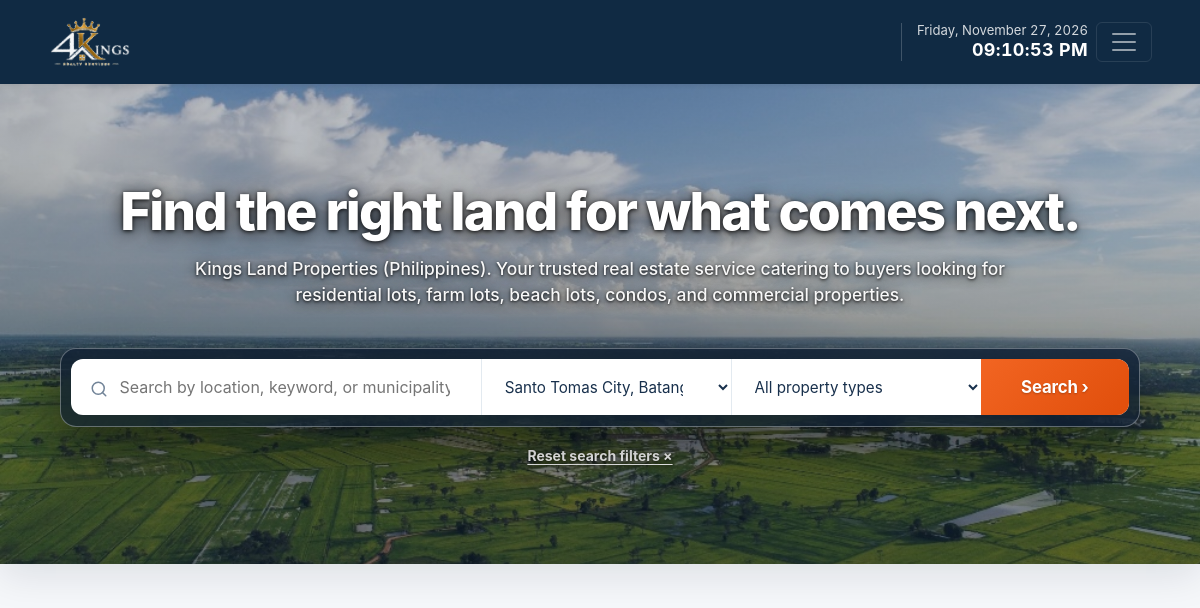
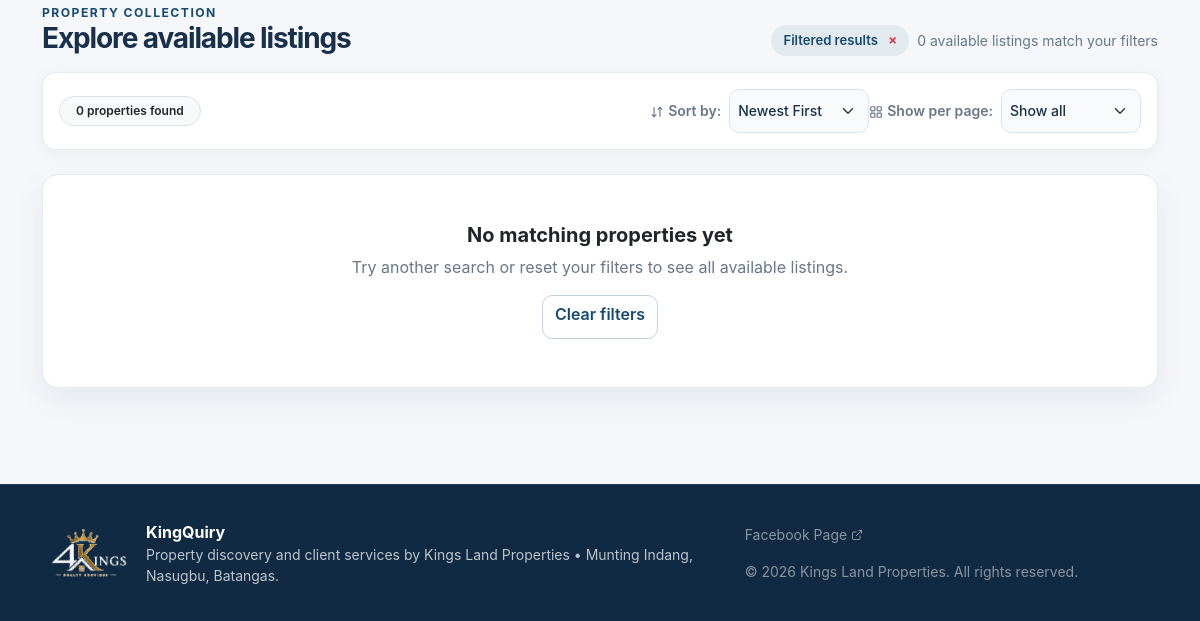
Before: /index.php?location_filter=28 with the older database file (2 pictures, top to bottom).
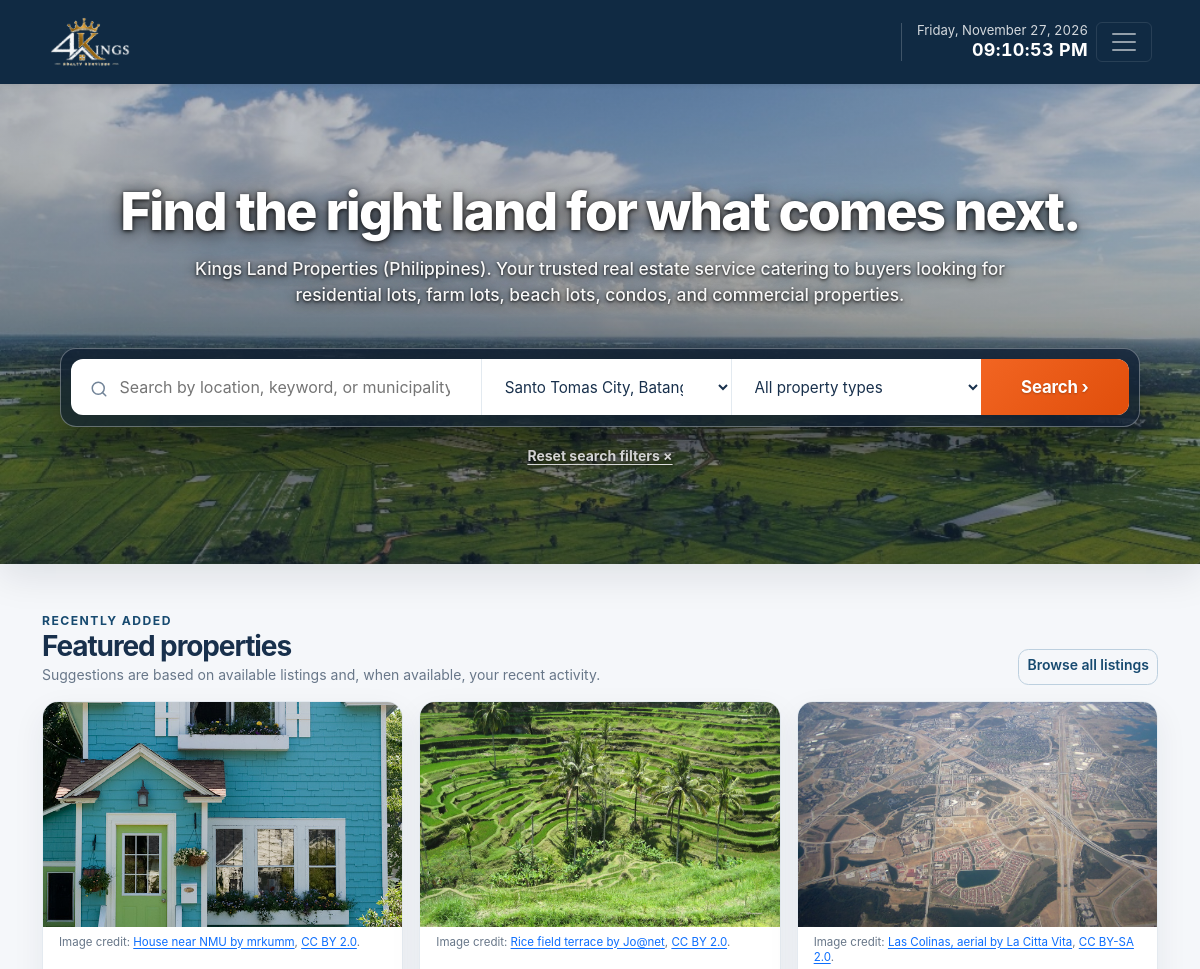
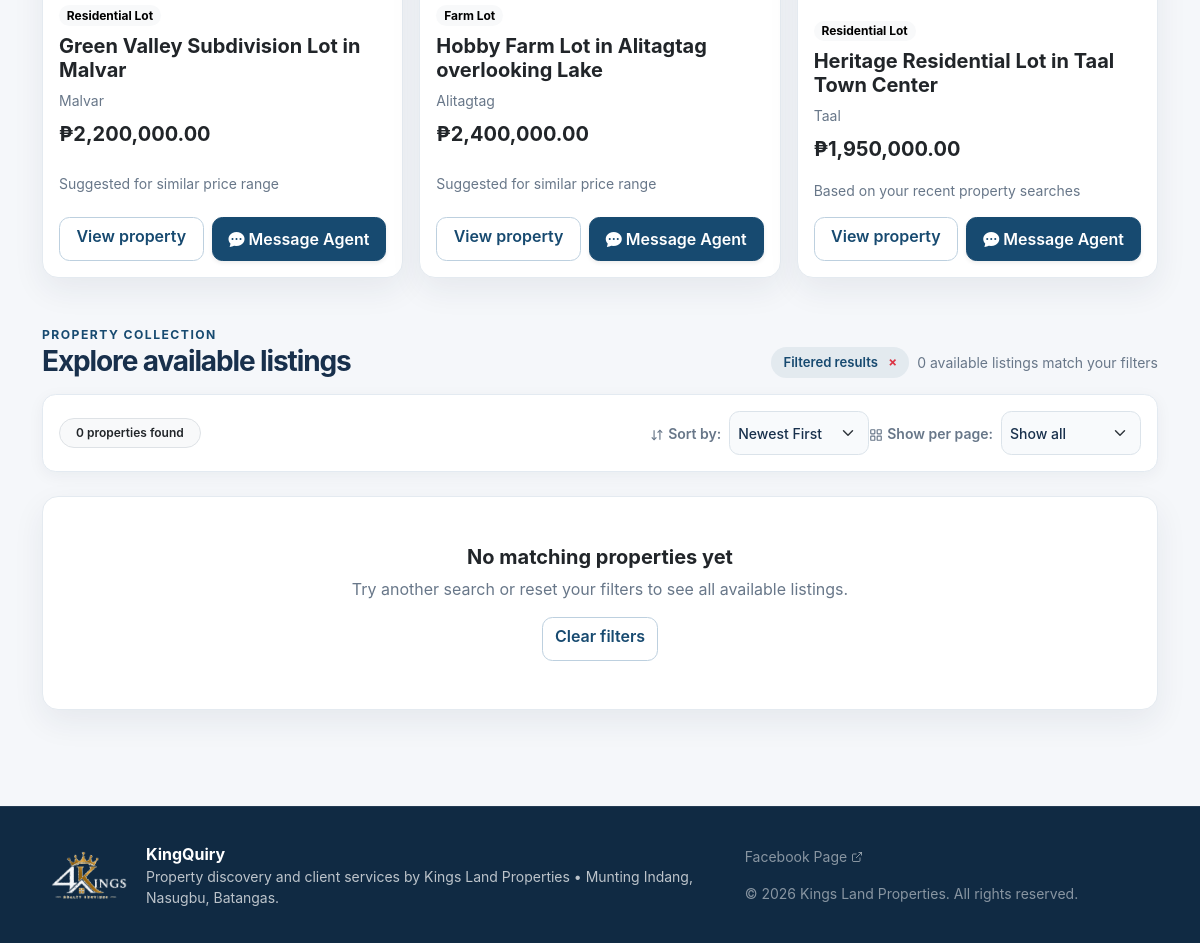
After: the same page with the newer database file (2 pictures, top to bottom).
### tables this page shows
CREATE TABLE IF NOT EXISTS properties (
    propertyID INT NOT NULL AUTO_INCREMENT,
    title VARCHAR(150) NOT NULL,
    description TEXT NOT NULL,
    price DECIMAL(12,2) NOT NULL,
    pricePerSqm DECIMAL(12,2) NOT NULL DEFAULT 0.00,
    location VARCHAR(200) NOT NULL,
    locationID INT UNSIGNED DEFAULT NULL,
    latitude DECIMAL(10, 7) DEFAULT NULL,
    longitude DECIMAL(10, 7) DEFAULT NULL,
    barangay VARCHAR(120) DEFAULT NULL,
    areaSqm DECIMAL(12,2) DEFAULT NULL,
    propertyType VARCHAR(50) NOT NULL,
    landCharacteristics TEXT DEFAULT NULL,
    status VARCHAR(50) DEFAULT 'Available',
    image VARCHAR(255) DEFAULT 'default.jpg',
    isDeleted TINYINT(1) NOT NULL DEFAULT 0,
    deletedAt TIMESTAMP NULL DEFAULT NULL,
    createdAt TIMESTAMP NOT NULL DEFAULT CURRENT_TIMESTAMP,
    PRIMARY KEY (propertyID),
    KEY idx_properties_location (locationID),
    CONSTRAINT fk_properties_location
        FOREIGN KEY (locationID)
        REFERENCES property_locations (locationID)
        ON UPDATE CASCADE
        ON DELETE SET NULL
);

CREATE TABLE IF NOT EXISTS property_locations (
    locationID INT UNSIGNED NOT NULL AUTO_INCREMENT,
    regionCode VARCHAR(10) NOT NULL,
    regionName VARCHAR(120) NOT NULL,
    provinceName VARCHAR(120) NOT NULL,
    municipalityName VARCHAR(120) NOT NULL,
    isActive TINYINT(1) NOT NULL DEFAULT 1,
    isDeleted TINYINT(1) NOT NULL DEFAULT 0,
    deletedAt TIMESTAMP NULL DEFAULT NULL,
    createdAt TIMESTAMP NOT NULL DEFAULT CURRENT_TIMESTAMP,
    PRIMARY KEY (locationID),
    UNIQUE KEY uq_property_location (regionCode, provinceName, municipalityName),
    KEY idx_property_location_active (isActive, regionCode, provinceName, municipalityName)
);

### includes/ml_recommender.php (called while the page is built, shortened)
<?php
if (!function_exists('kq_property_similarity_score')) {
    function kq_property_similarity_score(
        float $price,
        float $referencePrice,
        float $area,
        float $referenceArea,
        bool $categoryMatch,
        bool $locationMatch
    ): float {
        $priceProximity = 1.0 - (abs($price - $referencePrice) / max($price, $referencePrice, 1.0));
        $areaProximity = 1.0 - (abs($area - $referenceArea) / max($area, $referenceArea, 1.0));
        return (0.40 * max(0.0, $priceProximity))
            + (0.25 * (int) $categoryMatch)
            + (0.20 * (int) $locationMatch)
            + (0.15 * max(0.0, $areaProximity));
    }
}
if (!function_exists('kq_property_match_percentage')) {
    function kq_property_match_percentage(float $score): int
    {
        return (int) round(min(1.0, max(0.0, $score)) * 100);
    }
}
if (!function_exists('get_personalized_recommendations')) {
    function get_personalized_recommendations(mysqli $conn, ?int $clientID = null, int $excludePropertyID = 0, int $limit = 4): array
    {
        $targetPrice = null;
        $targetArea = null;
        $preferredCategory = '';
        $preferredLocationId = 0;
        if ($targetPrice === null && !empty($_SESSION['kq_search_history'])) {
            $recent = end($_SESSION['kq_search_history']);
            if (!empty($recent['locationId'])) {
                $preferredLocationId = (int) $recent['locationId'];
            }
            $reasonHint = "Based on your recent property searches";
        }
        $excludeSql = $excludePropertyID > 0 ? "AND p.propertyID <> $excludePropertyID" : "";
        $candidates = $conn->query("
            SELECT p.propertyID, p.title, p.price, p.pricePerSqm, p.areaSqm, p.propertyType,
                   p.locationID, p.location, p.barangay, p.image,
                   l.municipalityName, l.provinceName
            FROM properties p
            LEFT JOIN property_locations l ON l.locationID = p.locationID
            WHERE p.status = 'Available'
              AND p.isDeleted = 0
              AND LEFT(p.title, 8) <> '[SAMPLE]'
              $excludeSql
            ORDER BY p.propertyID DESC
            LIMIT 50
        ")->fetch_all(MYSQLI_ASSOC);
        if ($candidates === []) {
            return [];
        }
        $refPrice = $targetPrice ?? 2500000.0;
        $refArea = $targetArea ?? 450.0;
        foreach ($candidates as &$prop) {
            $price = (float) $prop['price'];
            $area = (float) ($prop['areaSqm'] ?? 500.0);
            $categoryMatch = (!empty($preferredCategory) && $prop['propertyType'] === $preferredCategory) ? 1.0 : 0.0;
            $locationMatch = ($preferredLocationId > 0 && (int)$prop['locationID'] === $preferredLocationId) ? 1.0 : 0.0;
            $score = kq_property_similarity_score(
                $price,
                $refPrice,
                $area,
                $refArea,
                $categoryMatch > 0,
                $locationMatch > 0
            );
            $matchPct = kq_property_match_percentage($score);
            $reasons = [];
            $priceProximity = 1.0 - (abs($price - $refPrice) / max($price, $refPrice, 1.0));
            if ($priceProximity > 0.8) $reasons[] = 'similar price range';
        }
        usort($candidates, static fn(array $a, array $b): int => $b['similarity_score'] <=> $a['similarity_score']);
        return array_slice($candidates, 0, $limit);
    }
}

### includes/property_images.php (called while the page is built, shortened)
<?php
function get_property_image_credit(string $filename): ?array
{
    return $credits[$filename] ?? null;
}

### includes/property_categories.php (called while the page is built, shortened)
<?php
function property_type_labels(): array
{
    return [
        'Residential' => 'Residential Lot',
        'Commercial' => 'Commercial Property',
        'Farmlot' => 'Farm Lot',
        'Beachlot' => 'Beach Lot',
        'Condo' => 'Condo',
        'House and Lot' => 'House and Lot',
        'Townhouse' => 'Townhouse',
        'Apartment' => 'Apartment',
        'Warehouse' => 'Warehouse',
        'Office Space' => 'Office Space',
        'Resort' => 'Resort',
    ];
}

### includes/auth.php (called while the page is built, shortened)
<?php
function normalized_user_role(?array $user): ?string
{
    if (!is_array($user) || !isset($user['role']) || !is_string($user['role'])) {
        return null;
    }
    return normalize_role_name($user['role']);
}
function user_has_role(?array $user, string ...$roles): bool
{
    $userRole = normalized_user_role($user);
    if ($userRole === null) {
        return false;
    }
    return false;
}

### index.php (the view, shortened to what the rows shown need)
<?php
include 'config/db.php';
require_once 'includes/property_categories.php';
require_once 'includes/property_images.php';
require_once 'includes/ml_recommender.php';
include 'includes/header.php';
$categoryLabels = property_type_labels();
$userRole = normalized_user_role($_SESSION['user'] ?? null);
$isStaffUser = user_has_role($_SESSION['user'] ?? null, 'Sales Agent', 'Agent', 'Admin');
$currentClientId = isset($_SESSION['user']['userID']) && $userRole === 'Client'
    ? (int) $_SESSION['user']['userID']
    : null;
$featuredProperties = get_personalized_recommendations($conn, $currentClientId, 0, 3);
?>
<section class="hero-banner">
    <div class="hero-content">
        <h1 class="hero-title">Find the right land for what comes next.</h1>
    </div>
</section>
<div class="container py-4 py-lg-5">
<?php if ($featuredProperties !== []): ?>
    <section class="mb-5" id="featured-properties" aria-labelledby="featured-properties-title">
        <div class="d-flex flex-column flex-sm-row align-items-sm-end justify-content-between gap-2 mb-3">
            <div>
                <h2 class="page-title h3 mb-0" id="featured-properties-title">Featured properties</h2>
            </div>
        </div>
        <div class="row g-3">
            <?php foreach ($featuredProperties as $featuredProperty):
                $featuredImage = basename((string) ($featuredProperty['image'] ?? ''));
                $featuredImagePath = __DIR__ . '/assets/images/' . $featuredImage;
                $hasFeaturedImage = $featuredImage !== '' && $featuredImage !== 'default.jpg' && is_file($featuredImagePath);
                $featuredImageCredit = $hasFeaturedImage ? get_property_image_credit($featuredImage) : null;
            ?>
                <div class="col-md-6 col-xl-4">
                    <article class="card h-100 overflow-hidden">
                        <?php if ($hasFeaturedImage): ?>
                            <img src="assets/images/<?= rawurlencode($featuredImage) ?>" class="property-card-image" alt="<?= htmlspecialchars($featuredImageCredit ? 'Illustrative photo for ' . $featuredProperty['title'] : (string) $featuredProperty['title'], ENT_QUOTES, 'UTF-8') ?>" loading="lazy">
                            <?php if ($featuredImageCredit): ?>
                                <div class="small text-muted px-3 py-2" style="font-size: .72rem; line-height: 1.35;">
                                    Image credit: <a href="<?= htmlspecialchars($featuredImageCredit['sourceUrl'], ENT_QUOTES, 'UTF-8') ?>" target="_blank" rel="noopener noreferrer"><?= htmlspecialchars($featuredImageCredit['title'] . ' by ' . $featuredImageCredit['creator'], ENT_QUOTES, 'UTF-8') ?></a>,
                                    <a href="<?= htmlspecialchars($featuredImageCredit['licenseUrl'], ENT_QUOTES, 'UTF-8') ?>" target="_blank" rel="noopener noreferrer"><?= htmlspecialchars($featuredImageCredit['license'], ENT_QUOTES, 'UTF-8') ?></a>.
                                </div>
                            <?php endif; ?>
                        <?php else: ?>
                            <div class="property-placeholder property-card-image d-flex align-items-center justify-content-center" aria-label="No property image available"><span class="property-placeholder-mark" aria-hidden="true">KQ</span></div>
                        <?php endif; ?>
                        <div class="card-body d-flex flex-column">
                            <div class="d-flex align-items-start justify-content-between gap-2 mb-2">
                                <span class="badge rounded-pill text-bg-light"><?= htmlspecialchars($categoryLabels[$featuredProperty['propertyType']] ?? $featuredProperty['propertyType'], ENT_QUOTES, 'UTF-8') ?></span>
                            </div>
                            <h3 class="h5 fw-bold"><?= htmlspecialchars((string) $featuredProperty['title'], ENT_QUOTES, 'UTF-8') ?></h3>
                            <p class="small text-muted mb-2"><?= htmlspecialchars((string) ($featuredProperty['municipalityName'] ?? $featuredProperty['location'] ?? 'Location not specified'), ENT_QUOTES, 'UTF-8') ?></p>
                            <div class="fw-bold fs-5 mb-3">₱<?= number_format((float) $featuredProperty['price'], 2) ?></div>
                            <p class="small text-muted mt-auto"><?= htmlspecialchars((string) $featuredProperty['match_reason'], ENT_QUOTES, 'UTF-8') ?></p>
                            <div class="d-flex gap-2 align-items-center mt-auto">
                                <?php if ($isStaffUser): ?>
                                    <a class="btn btn-primary w-100 text-center" href="property_detail.php?id=<?= (int) $featuredProperty['propertyID'] ?>">View property</a>
                                <?php else: ?>
                                    <a class="btn btn-outline-primary flex-grow-1 text-center" href="property_detail.php?id=<?= (int) $featuredProperty['propertyID'] ?>">View property</a>
                                    <button type="button" class="btn btn-primary d-inline-flex align-items-center justify-content-center gap-1 shadow-sm px-3" onclick="openPropertyChat(<?= (int) $featuredProperty['propertyID'] ?>, '<?= addslashes(htmlspecialchars((string)$featuredProperty['title'], ENT_QUOTES, 'UTF-8')) ?>')" title="Message an Agent about this property">
                                        <i class="bi bi-chat-dots-fill"></i>
                                        <span class="d-none d-sm-inline">Message Agent</span>
                                    </button>
                                <?php endif; ?>
                            </div>
                        </div>
                    </article>
                </div>
            <?php endforeach; ?>
        </div>
    </section>
<?php endif; ?>
<div class="d-flex flex-column flex-sm-row align-items-sm-end justify-content-between gap-2 mb-3" id="all-properties">
    <div>
        <h2 class="page-title h3 mb-0">Explore available listings</h2>
    </div>
</div>
</div>
<?php include 'includes/footer.php'; ?>

Changed rows visible on the page:
added properties: image+title (picture), image "House near NMU by mrkumm", image "CC BY 2.0", propertyType "Residential Lot", title "Green Valley Subdivision Lot in Malvar", locationID.municipalityName "Malvar", price "2,200,000.00", match_reason "Suggested for similar price range"
added properties: image+title (picture), image "Rice field terrace by Jo@net", image "CC BY 2.0", propertyType "Farm Lot", title "Hobby Farm Lot in Alitagtag overlooking Lake", locationID.municipalityName "Alitagtag", price "2,400,000.00", match_reason "Suggested for similar price range"
added properties: image+title (picture), image "Las Colinas, aerial by La Citta Vita", image "CC BY-SA 2.0", propertyType "Residential Lot", title "Heritage Residential Lot in Taal Town Center", locationID.municipalityName "Taal", price "1,950,000.00", match_reason "Based on your recent property searches"
Other visible differences:
text now shown: "RECENTLY ADDED Featured properties Suggestions are based on available listings and, when available, your recent activity. Browse all listings"
